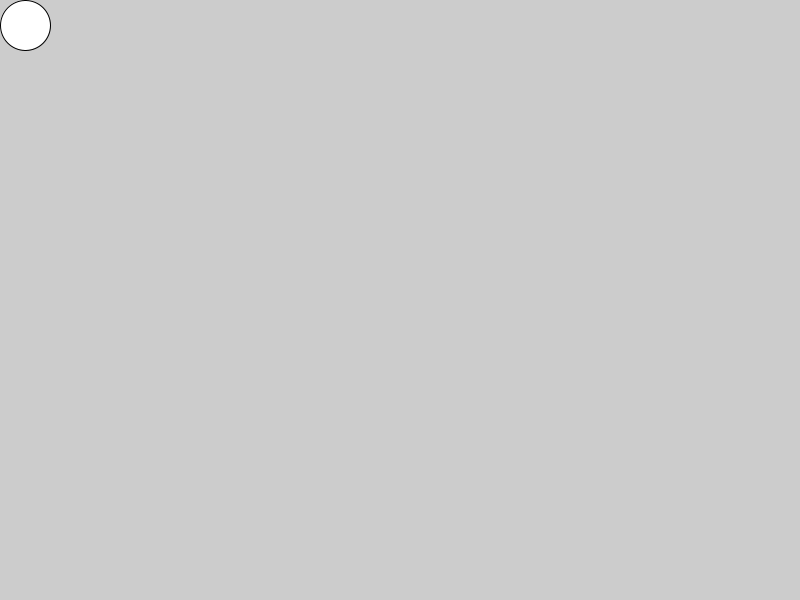
Frame 1 (no input)
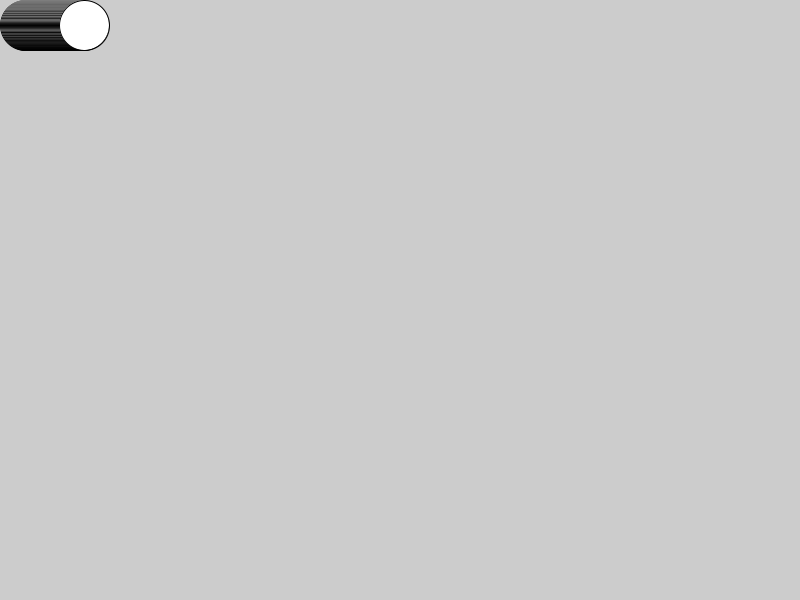
Frame 60 (the mouse pressed at the canvas centre just before this capture)
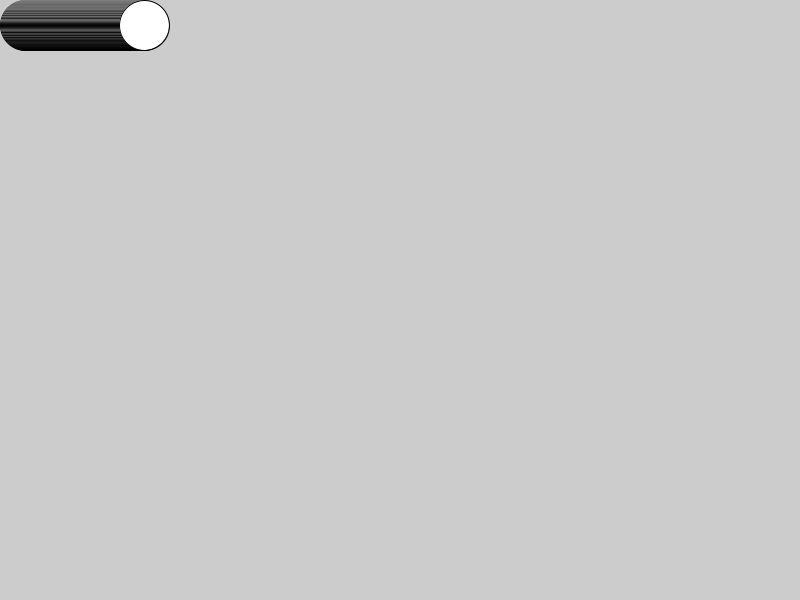
Frame 120 (the mouse held since frame 60 and released just before this capture)

The Processing sketch that drew these frames (run headless with seeded random() and noise(); from frame 60 on, the mouse is pressed at the canvas centre):

// Processing sketch: s01_Second
// ── s01_Second.pde
void setup () {
  size(800,600);
  
}
int x = 25;
int y = 25;
void draw () {
  ellipse(x,y,50,50);
  x++; //x = x + 1; x+=1; ++x;
  
  
}
